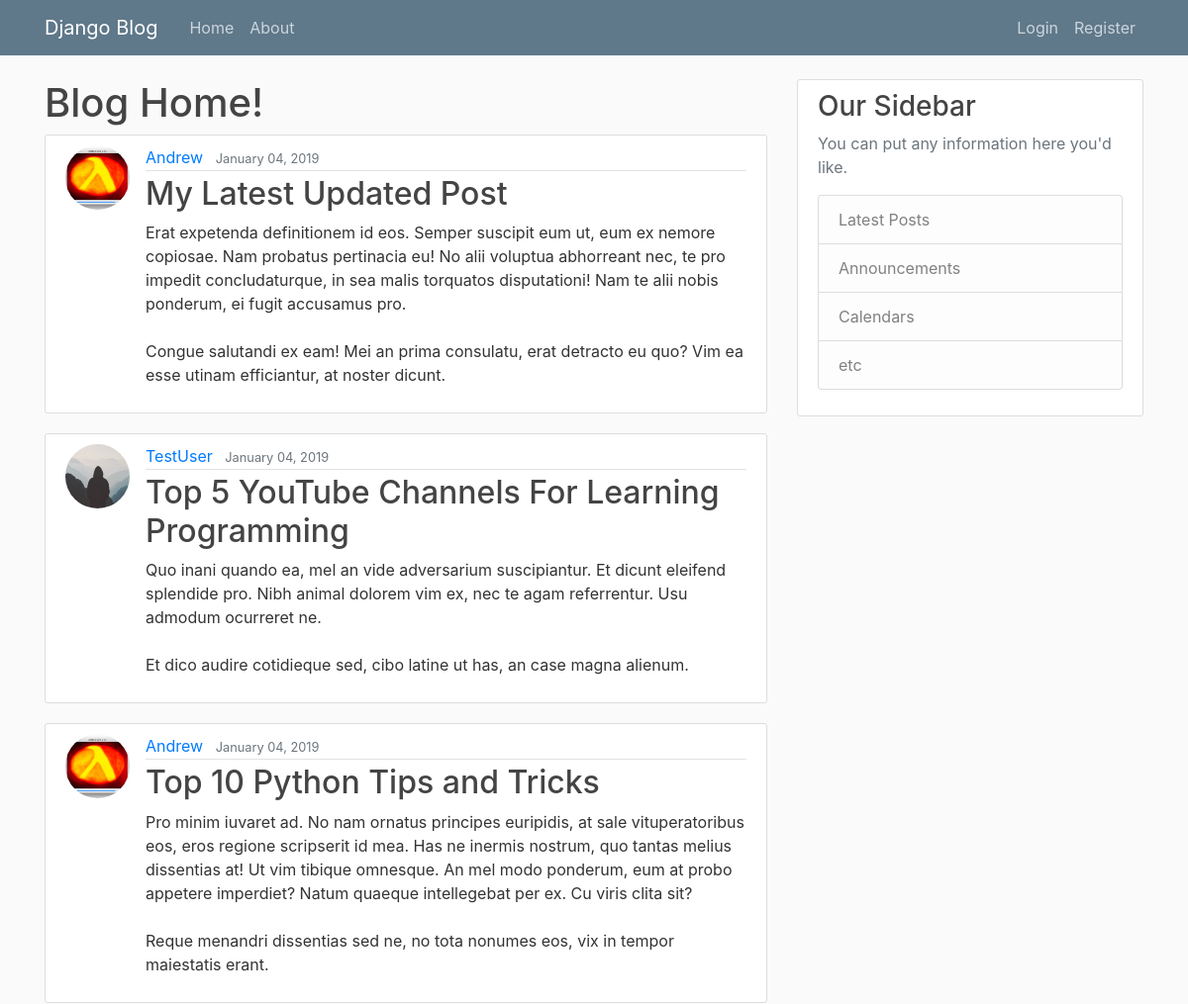
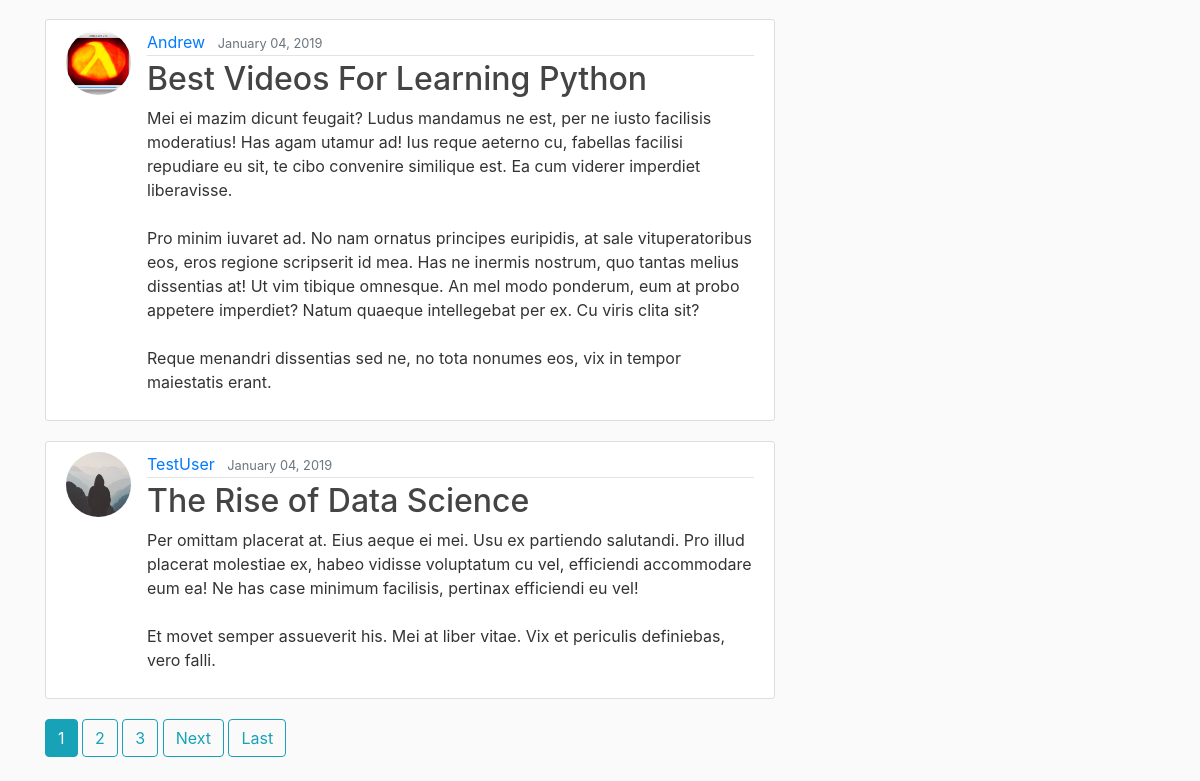
The page / on the database its author committed (2 pictures, top to bottom).
### blog/models.py (models this page shows, shortened)
class Post(models.Model):
	title = models.CharField(max_length=100)
	content = models.TextField()
	date_posted = models.DateTimeField(default=timezone.now)
	author = models.ForeignKey(User, on_delete=models.CASCADE)

### users/models.py (models this page shows, shortened)
class Profile(models.Model):
	user = models.OneToOneField(User, on_delete=models.CASCADE)
	image = models.ImageField(default='default.jpg', upload_to='profile_pics')

### blog/views.py (the view)
# urls.py: path('', PostListView.as_view(), name='blog-home'),
class PostListView(ListView):
	model = Post
	template_name = 'blog/home.html' 	# <app>/<model>_<viewtype>.html
	context_object_name = 'posts'       # the equivalent of "context"
	ordering = ['-date_posted']
	paginate_by = 5

### blog/templates/blog/home.html (shortened to what this page needs)
{% extends "blog/base.html" %}
{% block content %}
	<h1>Blog Home!</h1>
	{% for post in posts %}
		<article class="media content-section">
			<img class="rounded-circle article-img" src="{{ post.author.profile.image.url }}">
		  	<div class="media-body">
		    	<div class="article-metadata">
		      		<a class="mr-2" href="#">{{ post.author }}</a>
		      		<small class="text-muted">{{ post.date_posted|date:"F d, Y" }}</small>
		    	</div>
		    	<h2><a class="article-title" href="{% url 'post-detail' post.id %}"> {{ post.title }}</a></h2>
		    	<p class="article-content">{{ post.content }}</p>
		  	</div>
		</article>
	{% endfor %}
	{% if is_paginated %}
		{% for num in page_obj.paginator.page_range %}
			{% if page_obj.number == num %}
				<a class="btn btn-info mb-4" href="?page={{ num }}">{{ num }}</a>
			{% elif num > page_obj.number|add:'-3' and num < page_obj.number|add:'3'%}
				<a class="btn btn-outline-info mb-4" href="?page={{ num }}">{{ num }}</a>
			{% endif %}
		{% endfor %}
		{% if page_obj.has_next %}
			<a class="btn btn-outline-info mb-4" href="?page={{ page_obj.next_page_number }}">Next</a>
			<a class="btn btn-outline-info mb-4" href="?page={{ page_obj.paginator.num_pages }}">Last</a>
		{% endif %}
	{% endif %}
{% endblock content %}

### blog/static/blog/main.css (style rules this page uses)
body { background: #fafafa; color: #333333; margin-top: 5rem; }
h1, h2, h3, h4, h5, h6 { color: #444444; }
.content-section { background: #ffffff; padding: 10px 20px; border: 1px solid #dddddd; border-radius: 3px; margin-bottom: 20px; }
.article-title { color: #444444; }
.article-content { white-space: pre-line; }
.article-img { height: 65px; width: 65px; margin-right: 16px; }
.article-metadata { padding-bottom: 1px; margin-bottom: 4px; border-bottom: 1px solid #e3e3e3 }

### rows shown on the page
Post: author.profile.image (picture), author "Andrew", date_posted "January 04, 2019", title "My Latest Updated Post", content "Erat expetenda definitionem id eos. Semper suscipit eum ut, eum ex nemore copiosae. Nam probatus pertinacia eu! No alii voluptua abhorreant nec, te pro impedit concludaturque, in sea malis torquatos disputationi! Nam te alii nobis ponderum, ei fugit accusamus pro. Congue salutandi ex eam! Mei an prima consulatu, erat detracto eu quo? Vim ea esse utinam efficiantur, at noster dicunt."
Post: author.profile.image (placeholder picture), author "TestUser", date_posted "January 04, 2019", title "Top 5 YouTube Channels For Learning Programming", content "Quo inani quando ea, mel an vide adversarium suscipiantur. Et dicunt eleifend splendide pro. Nibh animal dolorem vim ex, nec te agam referrentur. Usu admodum ocurreret ne. Et dico audire cotidieque sed, cibo latine ut has, an case magna alienum."
Post: author.profile.image (picture), author "Andrew", date_posted "January 04, 2019", title "Top 10 Python Tips and Tricks", content "Pro minim iuvaret ad. No nam ornatus principes euripidis, at sale vituperatoribus eos, eros regione scripserit id mea. Has ne inermis nostrum, quo tantas melius dissentias at! Ut vim tibique omnesque. An mel modo ponderum, eum at probo appetere imperdiet? Natum quaeque intellegebat per ex. Cu viris clita sit? Reque menandri dissentias sed ne, no tota nonumes eos, vix in tempor maiestatis erant."
Post: author.profile.image (picture), author "Andrew", date_posted "January 04, 2019", title "Best Videos For Learning Python", content "Mei ei mazim dicunt feugait? Ludus mandamus ne est, per ne iusto facilisis moderatius! Has agam utamur ad! Ius reque aeterno cu, fabellas facilisi repudiare eu sit, te cibo convenire similique est. Ea cum viderer imperdiet liberavisse. Pro minim iuvaret ad. No nam ornatus principes euripidis, at sale vituperatoribus eos, eros regione scripserit id mea. Has ne inermis nostrum, quo tantas melius dissentias at! Ut vim tibique omnesque. An mel modo ponderum, eum at probo appetere imperdiet? Natum quaeque intellegebat per ex. Cu viris clita sit? Reque menandri dissentias sed ne, no tota nonumes eos, vix in tempor maiestatis erant."
Post: author.profile.image (placeholder picture), author "TestUser", date_posted "January 04, 2019", title "The Rise of Data Science", content "Per omittam placerat at. Eius aeque ei mei. Usu ex partiendo salutandi. Pro illud placerat molestiae ex, habeo vidisse voluptatum cu vel, efficiendi accommodare eum ea! Ne has case minimum facilisis, pertinax efficiendi eu vel! Et movet semper assueverit his. Mei at liber vitae. Vix et periculis definiebas, vero falli."

### other values the page prints
{{ num }} "1"
{{ num }} "2" "3"
